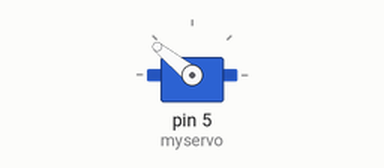
Simulated run of this sketch. Board: Arduino Uno, built with avr-gcc and run on an emulated ATmega328P. Parts: servo.

Above: at 0.1 s.
At 2.1 s:
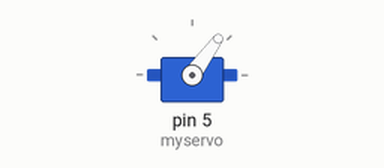
Timing chart, 0 to 3.6 s (numbered marks = the images above):
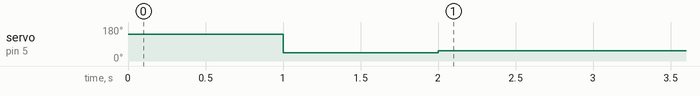

Measured:
- by itself, servo on pin 5 (myservo): 141° → 44° at 1.0 s, → 54° 1.0 s later

The sketch:

test_code.ino
```cpp
#include <Servo.h>

Servo myservo;

void setup()
{
  myservo.attach(5);
  myservo.writeMicroseconds(2000);  // set servo to mid-point
  delay(1000);
  myservo.writeMicroseconds(1000);
  delay(1000);
  myservo.writeMicroseconds(1100);
}

void loop() {}
```
